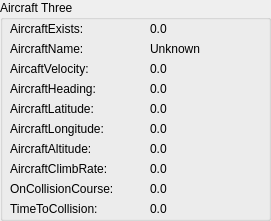
     <widget class="QGroupBox" name="groupBox_76">
      <property name="geometry">
       <rect>
        <x>280</x>
        <y>0</y>
        <width>271</width>
        <height>221</height>
       </rect>
      </property>
      <property name="title">
       <string>Aircraft Three</string>
      </property>
      <widget class="QLabel" name="label_559">
       <property name="geometry">
        <rect>
         <x>10</x>
         <y>40</y>
         <width>111</width>
         <height>17</height>
        </rect>
       </property>
       <property name="text">
        <string>AircraftName:</string>
       </property>
      </widget>
      <widget class="QLabel" name="label_560">
       <property name="geometry">
        <rect>
         <x>10</x>
         <y>60</y>
         <width>111</width>
         <height>17</height>
        </rect>
       </property>
       <property name="text">
        <string>AircaftVelocity:</string>
       </property>
      </widget>
      <widget class="QLabel" name="label_561">
       <property name="geometry">
        <rect>
         <x>10</x>
         <y>80</y>
         <width>111</width>
         <height>17</height>
        </rect>
       </property>
       <property name="text">
        <string>AircraftHeading:</string>
       </property>
      </widget>
      <widget class="QLabel" name="label_562">
       <property name="geometry">
        <rect>
         <x>10</x>
         <y>100</y>
         <width>111</width>
         <height>17</height>
        </rect>
       </property>
       <property name="text">
        <string>AircraftLatitude:</string>
       </property>
      </widget>
      <widget class="QLabel" name="label_563">
       <property name="geometry">
        <rect>
         <x>10</x>
         <y>120</y>
         <width>121</width>
         <height>17</height>
        </rect>
       </property>
       <property name="text">
        <string>AircraftLongitude:</string>
       </property>
      </widget>
      <widget class="QLabel" name="label_564">
       <property name="geometry">
        <rect>
         <x>10</x>
         <y>140</y>
         <width>121</width>
         <height>17</height>
        </rect>
       </property>
       <property name="text">
        <string>AircraftAltitude:</string>
       </property>
      </widget>
      <widget class="QLabel" name="label_565">
       <property name="geometry">
        <rect>
         <x>10</x>
         <y>20</y>
         <width>111</width>
         <height>17</height>
        </rect>
       </property>
       <property name="text">
        <string>AircraftExists:</string>
       </property>
      </widget>
      <widget class="QLabel" name="Aircraft3Longitude">
       <property name="geometry">
        <rect>
         <x>150</x>
         <y>120</y>
         <width>121</width>
         <height>17</height>
        </rect>
       </property>
       <property name="text">
        <string>0.0</string>
       </property>
      </widget>
      <widget class="QLabel" name="Aircraft3Altitude">
       <property name="geometry">
        <rect>
         <x>150</x>
         <y>140</y>
         <width>121</width>
         <height>17</height>
        </rect>
       </property>
       <property name="text">
        <string>0.0</string>
       </property>
      </widget>
      <widget class="QLabel" name="Aircraft3Latitude">
       <property name="geometry">
        <rect>
         <x>150</x>
         <y>100</y>
         <width>121</width>
         <height>17</height>
        </rect>
       </property>
       <property name="text">
        <string>0.0</string>
       </property>
      </widget>
      <widget class="QLabel" name="Aircraft3Heading">
       <property name="geometry">
        <rect>
         <x>150</x>
         <y>80</y>
         <width>121</width>
         <height>17</height>
        </rect>
       </property>
       <property name="text">
        <string>0.0</string>
       </property>
      </widget>
      <widget class="QLabel" name="Aircraft3Velocity">
       <property name="geometry">
        <rect>
         <x>150</x>
         <y>60</y>
         <width>121</width>
         <height>17</height>
        </rect>
       </property>
       <property name="text">
        <string>0.0</string>
       </property>
      </widget>
      <widget class="QLabel" name="Aircraft3Name">
       <property name="geometry">
        <rect>
         <x>150</x>
         <y>40</y>
         <width>121</width>
         <height>17</height>
        </rect>
       </property>
       <property name="text">
        <string>Unknown</string>
       </property>
      </widget>
      <widget class="QLabel" name="Aircraft3Exists">
       <property name="geometry">
        <rect>
         <x>150</x>
         <y>20</y>
         <width>121</width>
         <height>17</height>
        </rect>
       </property>
       <property name="text">
        <string>0.0</string>
       </property>
      </widget>
      <widget class="QLabel" name="label_566">
       <property name="geometry">
        <rect>
         <x>10</x>
         <y>200</y>
         <width>121</width>
         <height>17</height>
        </rect>
       </property>
       <property name="text">
        <string>TimeToCollision:</string>
       </property>
      </widget>
      <widget class="QLabel" name="Aircraft3OnCollisionCourse">
       <property name="geometry">
        <rect>
         <x>150</x>
         <y>180</y>
         <width>121</width>
         <height>17</height>
        </rect>
       </property>
       <property name="text">
        <string>0.0</string>
       </property>
      </widget>
      <widget class="QLabel" name="Aircraft3TimeToCollision">
       <property name="geometry">
        <rect>
         <x>150</x>
         <y>200</y>
         <width>121</width>
         <height>17</height>
        </rect>
       </property>
       <property name="text">
        <string>0.0</string>
       </property>
      </widget>
      <widget class="QLabel" name="label_567">
       <property name="geometry">
        <rect>
         <x>10</x>
         <y>160</y>
         <width>131</width>
         <height>17</height>
        </rect>
       </property>
       <property name="text">
        <string>AircraftClimbRate:</string>
       </property>
      </widget>
      <widget class="QLabel" name="Aircraft3ClimbRate">
       <property name="geometry">
        <rect>
         <x>150</x>
         <y>160</y>
         <width>121</width>
         <height>17</height>
        </rect>
       </property>
       <property name="text">
        <string>0.0</string>
       </property>
      </widget>
      <widget class="QLabel" name="label_568">
       <property name="geometry">
        <rect>
         <x>10</x>
         <y>180</y>
         <width>131</width>
         <height>17</height>
        </rect>
       </property>
       <property name="text">
        <string>OnCollisionCourse:</string>
       </property>
      </widget>
     </widget>
